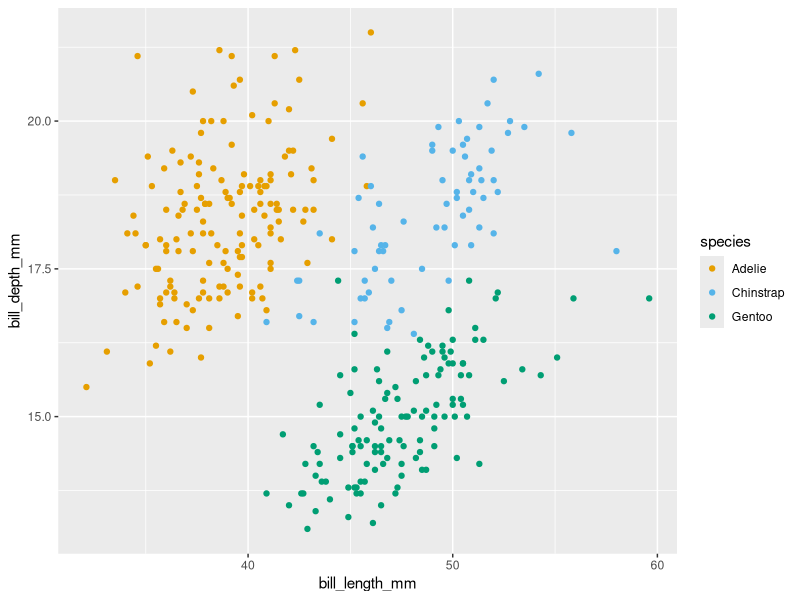
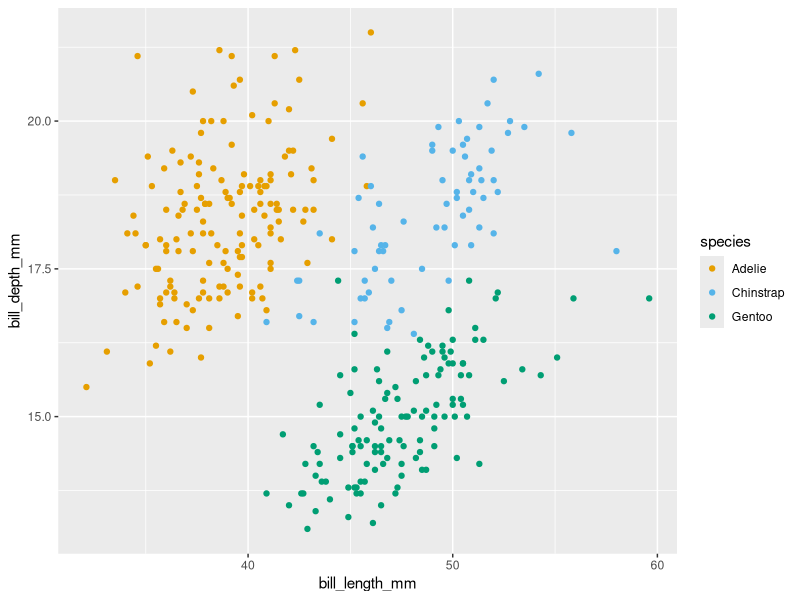

The R script that drew these images, in order:

            library(ggplot2)
            library(palmerpenguins)
            built_answer <- tryCatch(
                {
                    set.seed(42)
                    ggplot(penguins, aes(x = bill_length_mm, y = bill_depth_mm, colour = species)) + geom_point() + scale_colour_manual(values = c(Adelie = "#E69F00", Chinstrap = "#56B4E9", Gentoo = "#009E73"))
                    suppressWarnings(
                        if (!file.exists("/sandbox/figures/bill-length_bill-depth_scatter_scale_colour_manual_answer.png")) {
                            ggsave(
                                width = 3,
                                height = 3,
                                "/sandbox/figures/bill-length_bill-depth_scatter_scale_colour_manual_answer.png"
                            )
                        }
                    )
                    suppressWarnings(
                        ggplot_build(last_plot())
                    )
                },
                error = function(e) {
                    'ERROR'
                }
            )
            built_submission <- tryCatch(
                {
                    set.seed(42)
                    ggplot(data=penguins, aes(x=bill_length_mm, y=bill_depth_mm, colour=species)) +
  geom_point() +
  scale_colour_manual(values = c("Adelie" = "#E69F00", "Chinstrap" = "#56B4E9", "Gentoo" = "#009E73"))
                    suppressWarnings(
                        ggsave(
                            width = 3,
                            height = 3,
                            "figures/bill-length_bill-depth_scatter_scale_colour_manual_submission_command-a-plus.png"
                        )
                    )
                    suppressWarnings(
                        ggplot_build(last_plot())
                    )
                },
                error = function(e) {
                    'ERROR'
                }
            )
            cat(isTRUE(all.equal(built_answer, built_submission)))
        
